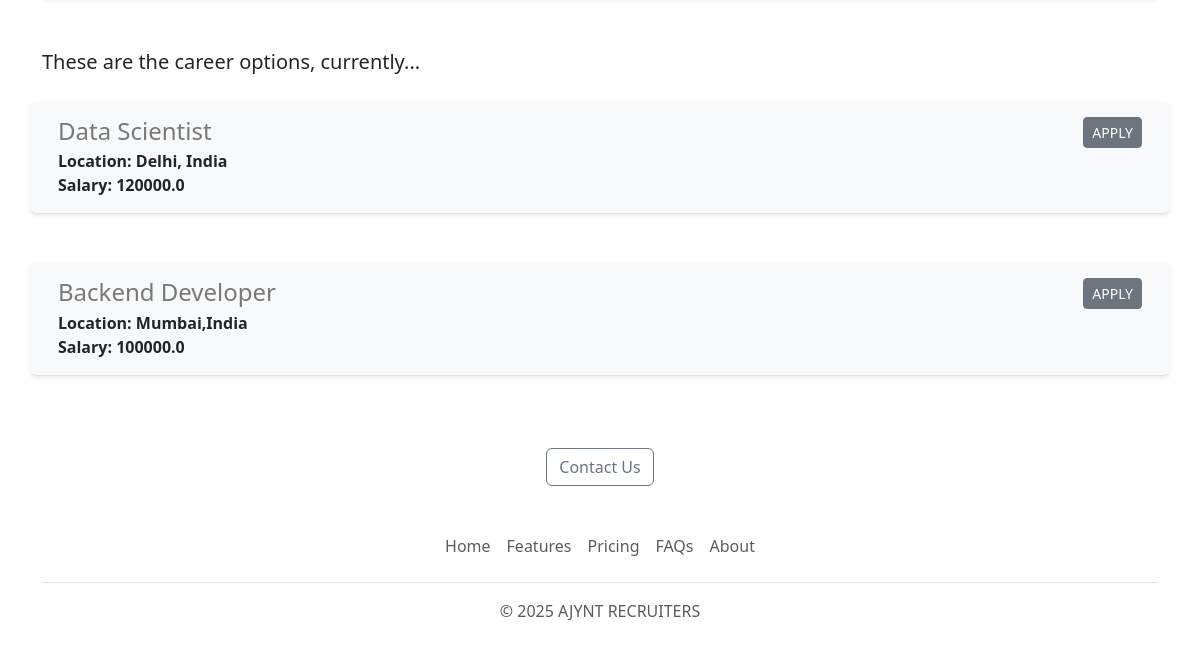
The app's page /admin/home (signed in, lower part), older data.
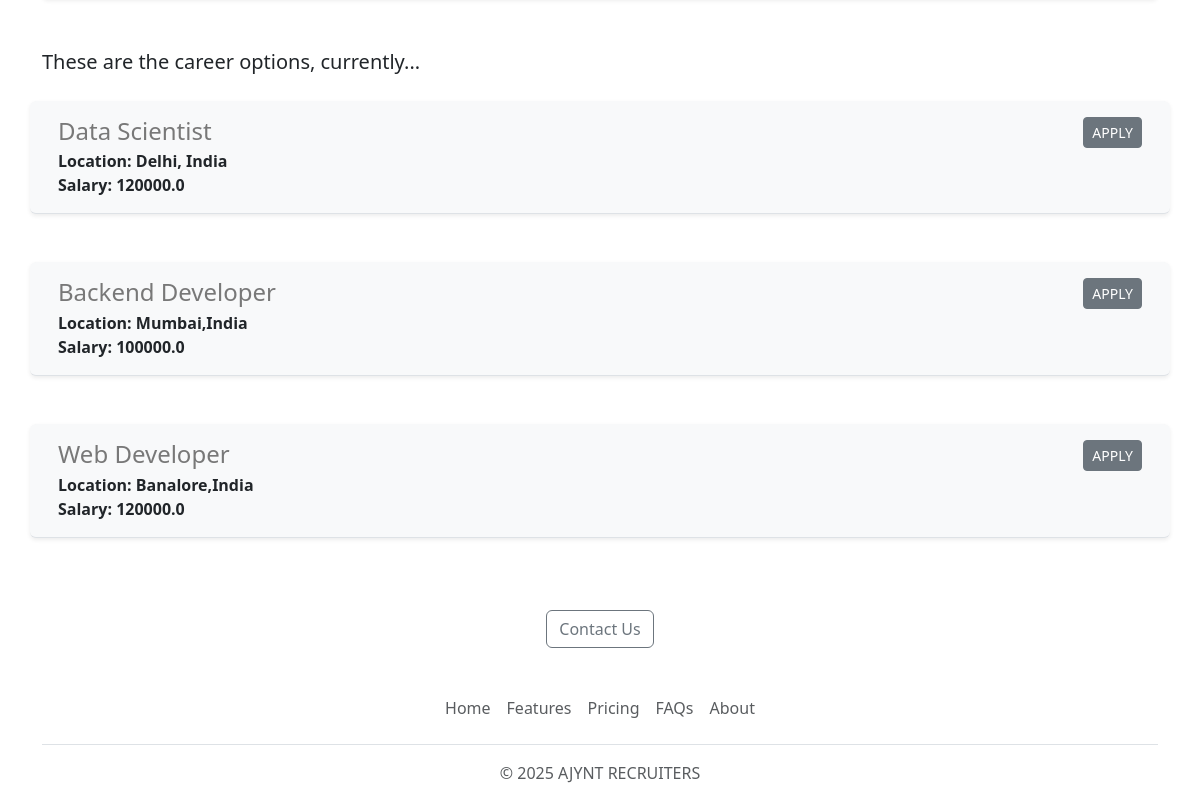
The same page, newer data.
### app.py (models this page shows)
class Job(db.Model):
    job_id = db.Column(db.Integer, primary_key=True)
    job_company = db.Column(db.String(20),nullable = False)
    job_description = db.Column(db.String(100),nullable = True)
    job_title = db.Column(db.String(20),nullable = False)
    job_location = db.Column(db.String(20),nullable = False)
    job_salary = db.Column(db.Float,nullable = False)
    applicants = db.relationship('AppliedJob', back_populates='job')

### app.py (the view)
@app.route('/<uname>/home')
def home(uname):
    if 'username' not in session or session['role'] != 'user':
        flash("Please login as a user.", "warning")
        return redirect(url_for('user_login'))
    jobs = Job.query.all()
    return render_template('home.html', uname=uname, jobs=jobs)

### templates/home.html (shortened to what this page needs)
<!DOCTYPE html>
<html lang="en">
<head>
  <link href="https://cdn.jsdelivr.net/npm/bootstrap@5.3.7/dist/css/bootstrap.min.css" rel="stylesheet"
>
</head>
<body>
  <div class="container" id="container">
    <p class="lead"> <b>These are the career options, currently...</b></p>
  <div class="mt-4" id="jobs">
    {% if jobs %}
      {% for job in jobs %}
        {% include 'jobs.html' %}
      {% endfor %}
    {% else %}
      <p class="text-muted text-center">No job openings available right now.</p>
    {% endif %}
  </div>
    <div style="text-align:center">
      <a href="mailto:partharecruiters12@gmail.com?subject=Questions%20about%20Job%20Openings&body=MY%20NAME%3A%20%3Center%20your%20name%3E%0D%0A%0D%0AQUESTIONS%3A%20%3Center%20your%20question%20here%3E"
        class="btn btn-outline-secondary mt-4"> Contact Us</a>
    </div>
  </div>
  {% include 'footer.html' %}
</body>
</html>

### templates/jobs.html (shortened to what this page needs)
<div class="border-bottom row shadow-sm p-3 mb-5 bg-body-tertiary rounded"
     style="margin-bottom:16px; padding-bottom:8px;">
    <div class="col-10">
        <h4 style="color: rgb(120, 120, 120); margin-bottom: 4px;">
            {{ job.job_title }}
        </h4>
        <div>
            <b>Location: {{ job.job_location }}</b>
        </div>
        <div>
            <b>Salary: {{ job.job_salary }}</b>
        </div>
    </div>
    <div class="col-2 text-end">
        <form action="{{ url_for('apply', job_id = job.job_id) }}" method="GET">
            <button type="submit" class="btn btn-secondary btn-sm">APPLY</button>
        </form>
    </div>
</div>

Row changes from the older to the newer data that the page shows:
added Job: job_title "Web Developer", job_location "Banalore,India", job_salary "120000.0"
